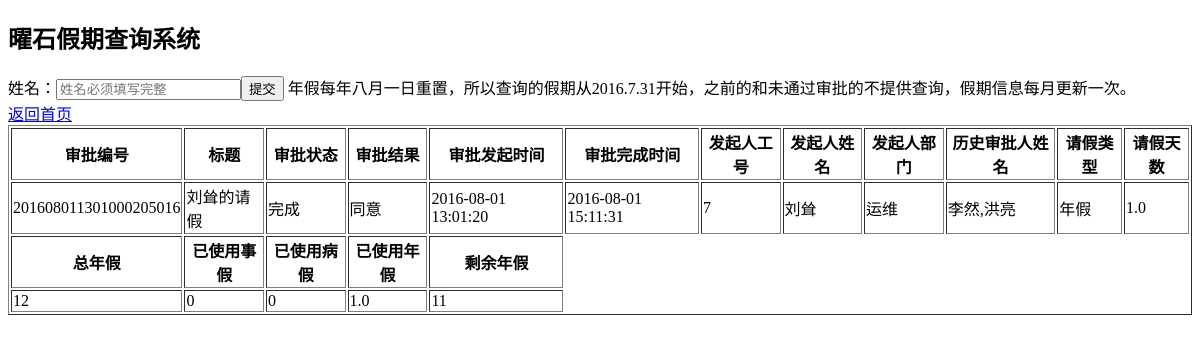
/index.php?name=刘耸, run on an earlier commit of the app's database.
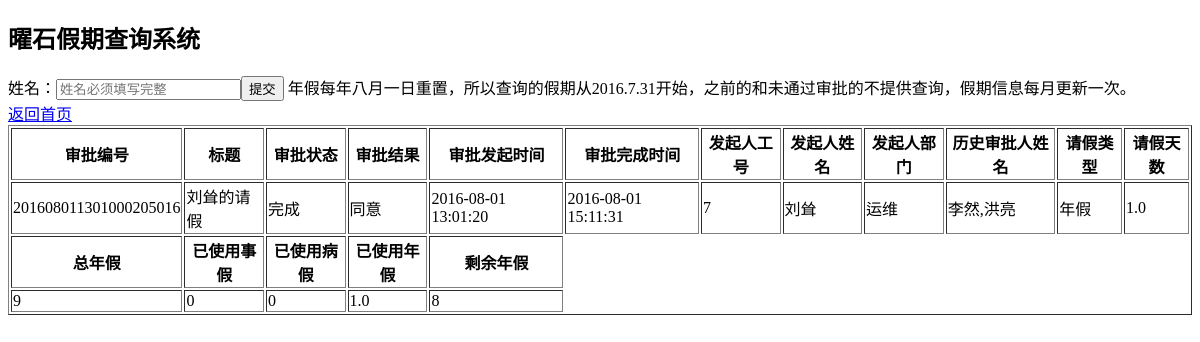
And on a later commit of the database.
### tables this page shows
CREATE TABLE `users` (
  `id` int(50) NOT NULL AUTO_INCREMENT,
  `name` varchar(80) NOT NULL,
  `intime` date NOT NULL COMMENT '入职日期',
  `regulartime` date DEFAULT NULL COMMENT '转正日期',
  `year_vocations_left` int(50) DEFAULT NULL,
  `year_vocations` int(50) NOT NULL,
  PRIMARY KEY (`id`)
);

### config/config.php (called while the page is built, shortened)
<?php
$querydate = date("Y-m-d",strtotime("+0 year",mktime(0,0,0,07,31,YEAR)));

### config/mysqlquery.php (called while the page is built, shortened)
<?php
require_once 'config.php';
$conn = connectDb();
$mysql_vocationall_result = mysqli_query($conn,"SELECT year_vocations FROM users WHERE name = '$user'");
$mysql_sum_result = mysqli_query($conn,"SELECT SUM(days) FROM details WHERE status = '完成' AND type = '年假' AND name = '$user' AND stime >= '$querydate'");
$mysql_sum_leave_result = mysqli_query($conn,"SELECT SUM(days) FROM details WHERE status = '完成' AND type = '事假' AND name = '$user' AND stime >= '$querydate'");
$mysql_sum_sick_result = mysqli_query($conn,"SELECT SUM(days) FROM details WHERE status = '完成' AND type = '病假' AND name = '$user' AND stime >= '$querydate'");
$result_sum_arr = mysqli_fetch_assoc($mysql_sum_result);
$result_sum_leave_arr = mysqli_fetch_assoc($mysql_sum_leave_result);
$result_sum_sick_arr = mysqli_fetch_assoc($mysql_sum_sick_result);
$result_vocationsall_arr = mysqli_fetch_assoc($mysql_vocationall_result);
$sumdays = $result_sum_arr['SUM(days)'];
$leavedays = $result_sum_leave_arr['SUM(days)'];
$sickdays = $result_sum_sick_arr['SUM(days)'];
$all_year_vocations = $result_vocationsall_arr['year_vocations'];
if (empty($leavedays)){
    $leavedays = 0;
}
if (empty($sumdays)){
    $sumdays = 0;
}if (empty($sickdays)){
    $sickdays = 0;
}
$year_vocations = $all_year_vocations - $sumdays;

### index.php (the view, shortened to what this page needs)
<!DOCTYPE html>
<html lang="en">
<head>
</head>
<body>
<h2 class="chart-title">曜石假期查询系统</h2>
<form action="index.php" method="get">
    姓名：<input type="text" placeholder="姓名必须填写完整" name="name"><input type="submit" value="提交">
    年假每年八月一日重置，所以查询的假期从2016.7.31开始，之前的和未通过审批的不提供查询，假期信息每月更新一次。
</form>
<table style='text-align-all: left' border='1'>
    <tr><th>审批编号</th><th>标题</th><th>审批状态</th><th>审批结果</th><th>审批发起时间</th><th>审批完成时间</th><th>发起人工号</th><th>发起人姓名</th><th>发起人部门</th><th>历史审批人姓名</th><th>请假类型</th><th>请假天数</th></tr>
    <?php
    require_once './config/config.php';
    if(empty($_GET['name'])){
        die('您没有输入名字！');
    }else{
        $user = $_GET['name'];
        $conn = connectDb();
        $mysql_result = mysqli_query($conn,"SELECT * FROM details WHERE status = '完成' AND name = '$user' AND stime >= '$querydate'");
        $dataCount = mysqli_num_rows($mysql_result);
        for($i=0;$i<$dataCount;$i++){
            $result_arr = mysqli_fetch_assoc($mysql_result);
            $rid = $result_arr['rid'];
            $title = $result_arr['title'];
            $status = $result_arr['status'];
            $result = $result_arr['result'];
            $stime = $result_arr['stime'];
            $etime = $result_arr['etime'];
            $num = $result_arr['num'];
            $name = $result_arr['name'];
            $depart = $result_arr['depart'];
            $history = $result_arr['historyname'];
            $type = $result_arr['type'];
            $days = $result_arr['days'];
            $reason = $result_arr['reason'];
            echo "<tr><td>$rid</td><td>$title</td><td>$status</td><td>$result</td><td>$stime</td><td>$etime</td><td>$num</td><td>$name</td><td>$depart</td><td>$history</td><td>$type</td><td>$days</td></tr>";
    }
    }
    ?>
    <tr><th>总年假</th><th>已使用事假</th><th>已使用病假</th><th>已使用年假</th><th>剩余年假</th></tr>
    <?php
    require_once './config/mysqlquery.php';
    if(empty($_GET['name'])){
        die('您没有输入名字！');
    }else{
        echo "<tr><td>$all_year_vocations</td><td>$leavedays</td><td>$sickdays</td><td>$sumdays</td><td>$year_vocations</td></tr>";
    }
    ?>
    <a name="返回首页" href="index.php">返回首页</a>
</table>
</body>
</html>

What changed in the data, as far as the page shows it:
changed users: year_vocations "12" → "9"
Also different on the page:
$year_vocations: "11" → "8"
